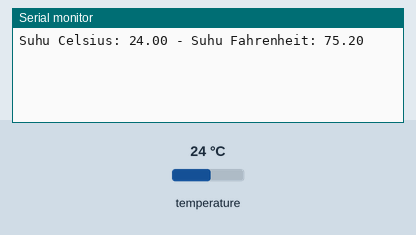
Simulated run of this sketch. Board: Arduino Uno, built with avr-gcc and run on an emulated ATmega328P. Parts: the last lines printed to the serial monitor. Inputs (shaded band) come from the test bench; at power-on: temperature 24 °C.

Above: at 1.5 s.
1.6 s: temperature set to 12 °C
At 2.2 s:
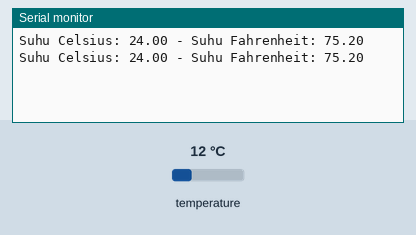
3.1 s: temperature set to 19 °C
At 3.7 s:
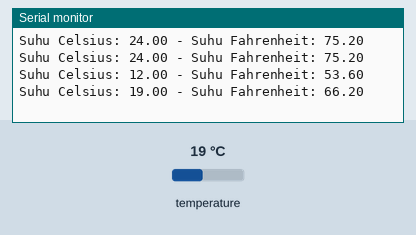
Timing chart, 0 to 6.1 s (numbered marks = the images above; inputs shaded):
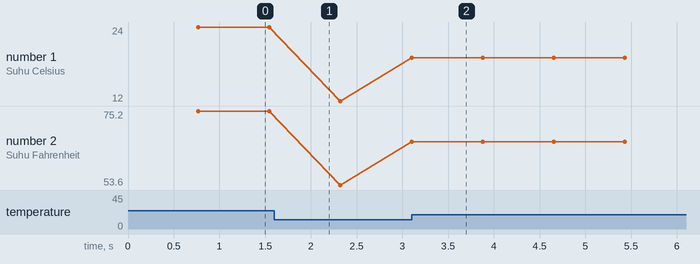

The sketch:

test-ds18b20.ino
```cpp
#include <OneWire.h>
#include <DallasTemperature.h>

OneWire pin_DS18B20(4);
DallasTemperature DS18B20(&pin_DS18B20);

void setup(void) {
        Serial.begin(9600);
        DS18B20.begin();
}

void loop(void) {
        DS18B20.requestTemperatures();
        Serial.print("Suhu Celsius: ");
        Serial.print(DS18B20.getTempCByIndex(0));
        Serial.print(" - Suhu Fahrenheit: ");
        Serial.println(DS18B20.getTempFByIndex(0));
}

double regress(double x) {
        double terms[] = {
                3.5367836419193766e+000,
                8.4963579397464684e-001,
                8.6377827469813170e-004
        };

        size_t csz = sizeof terms / sizeof *terms;

        double t = 1;
        double r = 0;
        for (int i = 0; i < csz; i++) {
                r += terms[i] * t;
                t *= x;
        }
        return r;
}
```

Measured:
- plotted number 1: 24 → 19 after the input at 1.6 s
- plotted number 2: 75.2 → 66.2 after the input at 1.6 s
